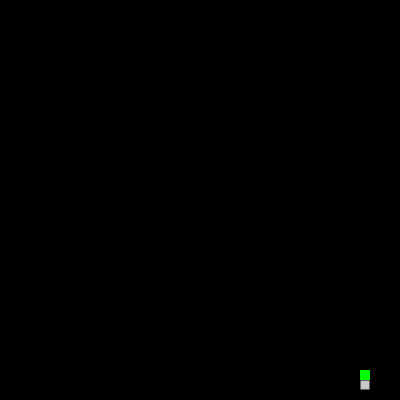
Frame 1 (no input)
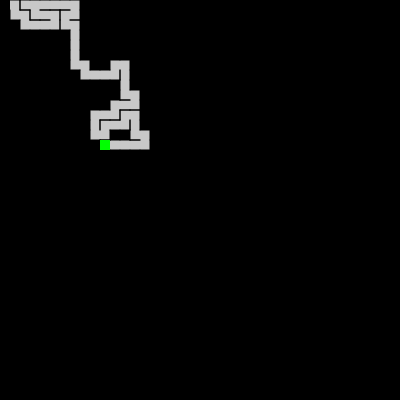
Frame 60 (no input)
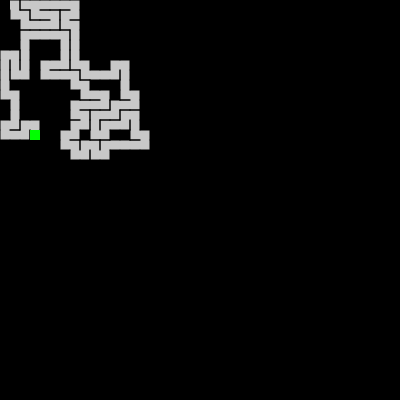
Frame 120 (the mouse pressed at the canvas centre since frame 60)

The p5.js sketch that drew these frames (run headless with seeded random() and noise() and a simulated clock; from frame 60 on, the mouse is pressed at the canvas centre):

// p5.js sketch
// ── sketch.js
let cells = [];
let dfs = null;
let ab = null;
let slider;
let slider2;

let state = "ab";
let speed = 1
let button;

let complete = false;
let buttonCreated = false;

function setup() {
  // put setup code here
  createCanvas(400, 400);

  slider = createSlider(0, 1, 0, 1);
  slider.position(window.outerWidth / 2 - 135, 410);
  slider.style('width', '80px');

  slider2 = createSlider(1, 10, 1, 1);
  slider2.position(window.outerWidth / 2, 410);
  slider2.style('width', '80px');

  button = document.createElement('a');
  button.download = 'maze';
  button.textContent = 'Download maze here!';
  button.style = "width: 150px; height: 60px; background-color: blue; color: white;margin: 0 0 0 250px; padding: 15px;"

  button.addEventListener('click', () => {
    button.href = canvas.toDataURL('image/png');
    URL.revokeObjectURL(button.href);
  });

  reset();
}

function draw() {
  // put drawing code here
  background(200);
  slider.position(window.outerWidth / 2 - 135, 410);
  slider2.position(window.outerWidth / 2, 410);

  for (let i = 0; i < 40; i++) {
    for (let j = 0; j < 40; j++) {
      cells[i][j].draw();
    }
  }

  for(let k = 0; k < speed; k++) {
    switch(state) {
      case "dfs":
        if (!dfs.complete)
          dfs.run();
        else
          complete = true;
        break;
      case "ab": 
        if (!ab.complete)
          ab.run();
        else
          complete = true;
        break;
    }
  }

  if(state == "dfs" && slider.value() == 1) {
    state = 'ab';
    reset();
  }
  else if(state == 'ab' && slider.value() == 0) {
    state = 'dfs';
    reset();
  }

  speed = slider2.value();

  if(complete && !buttonCreated) {
    document.body.append(button);
    buttonCreated = true;
  }
}

function reset() {
  for (let i = 0; i < 40; i++) {
    cells[i] = [];
    for (let j = 0; j < 40; j++) {
      cells[i][j] = new Cell(i, j, 10);
    }
  }

  if(state === "dfs") dfs = new depthFirstSearch(cells);
  if(state === 'ab' ) ab = new aldousBroder(cells);
  complete = buttonCreated = false;
  button.remove();
}
// ── aldousBroder.js
function aldousBroder(grid) {
  this.grid = grid;
  this.current = grid[Math.floor(Math.random() * 40)][Math.floor(Math.random() * 40)];
  this.current.visited = true;
  this.complete = false;

  this.run = function() {
    if(hasUnvisitedCells(this.grid)) {
      let neighbor = getRandomNeighbor(this.grid, this.current.x, this.current.y);

      while (neighbor == undefined)
        neighbor = getRandomNeighbor(this.grid, this.current.x, this.current.y);

      if(!neighbor.visited) {
        if (neighbor.x != this.current.x) {
          if (neighbor.x - this.current.x == -1) {
            this.current.carve('l');
            neighbor.carve('r');
          }
          else if (neighbor.x - this.current.x == 1) {
            this.current.carve('r');
            neighbor.carve('l');
          }
        }
        else if (neighbor.y != this.current.y) {
          if (neighbor.y - this.current.y == -1) {
            this.current.carve('t');
            neighbor.carve('b');
          }
          else if (neighbor.y - this.current.y == 1) {
            this.current.carve('b');
            neighbor.carve('t');
          }
        }

        neighbor.visited = true;
      }

      this.current = neighbor;
    }
    else 
      this.complete = true;

    fill(0, 255, 0);
    noStroke();
    rect(this.current.x * this.current.w, this.current.y * this.current.w, this.current.w, this.current.w);
  }
}

function hasUnvisitedCells(grid) {
  for(let i = 0; i < 40; i++)
    for(let j = 0; j < 40; j++)
      if(!grid[i][j].visited)
        return true;

  return false;
}

function getRandomNeighbor(grid, x, y) {
  switch (Math.floor(Math.random() * 4)) {
    case 0:
      // top
      if (y - 1 >= 0)
        return grid[x][y - 1];
      break;
    case 1:
      // right
      if (x + 1 < 40)
        return grid[x + 1][y];
      break;
    case 2:
      // bottom
      if (y + 1 < 40)
        return grid[x][y + 1];
      break;
    case 3:
      // left
      if (x - 1 >= 0)
        return grid[x - 1][y];
      break;
  }
}

// ── cell.js
function Cell(x, y, w) {
  this.x = x
  this.y = y;
  this.w = w;
  this.paths = [false, false, false, false];
  this.visited = false;

  this.draw = function () {
    if (!this.visited) {
      fill(0);
      noStroke();
      rect(this.x * this.w, this.y * this.w, this.w, this.w);
    }
    else {
      noFill();
      stroke(0, 0, 0, 255);

      for (let i = 0; i < 4; i++) {
        if (!this.paths[i]) {
          switch (i) {
            case 0: // top
              line(this.x * this.w, this.y * this.w, this.x * this.w + this.w, this.y * this.w)
              break;
            case 1: // right
              line(this.x * this.w + this.w, this.y * this.w, this.x * this.w + this.w, this.y * this.w + this.w)
              break;
            case 2: // bottom
              line(this.x * this.w, this.y * this.w + this.w, this.x * this.w + this.w, this.y * this.w + this.w)
              break;
            case 3: // left
              line(this.x * this.w, this.y * this.w, this.x * this.w, this.y * this.w + this.w)
              break;
          }
        }
      }
    }
  }

  this.carve = function (side) {
    switch (side) {
      case "t":
        this.paths[0] = true;
        break;
      case "r":
        this.paths[1] = true;
        break;
      case "b":
        this.paths[2] = true;
        break;
      case "l":
        this.paths[3] = true;
        break;
    }
  }
}
// ── depthFirstSearch.js
function depthFirstSearch(grid) {
  this.grid = grid;
  this.stack = []
  this.current = grid[0][0];
  this.stack.push(this.current);
  this.complete = false;

  this.run = function () {
    if(this.stack.length > 0) {
      this.current = this.stack.pop();

      if (hasUnvisitedNeighbor(this.grid, this.current)) {
        this.stack.push(this.current);

        let neighbor = getRandomUnvisitedNeighbor(this.grid, this.current.x, this.current.y);

        while(neighbor == undefined)
          neighbor = getRandomUnvisitedNeighbor(this.grid, this.current.x, this.current.y);

        if(neighbor.x != this.current.x) {
          if(neighbor.x - this.current.x == -1) {
            this.current.carve('l');
            neighbor.carve('r');
          }
          else if(neighbor.x - this.current.x == 1) {
            this.current.carve('r');
            neighbor.carve('l');
          }
        }
        else if(neighbor.y != this.current.y) {
          if(neighbor.y - this.current.y == -1) {
            this.current.carve('t');
            neighbor.carve('b');
          }
          else if(neighbor.y - this.current.y == 1) {
            this.current.carve('b');
            neighbor.carve('t');
          }
        }

        neighbor.visited = true;
        this.stack.push(neighbor);
      }
    }
    else 
      this.complete = true;

    fill(0, 255, 0);
    noStroke();
    rect(this.current.x * this.current.w, this.current.y * this.current.w, this.current.w, this.current.w);
  }
}

function hasUnvisitedNeighbor(grid, cell) {
  return getNeighbor(grid, cell.x, cell.y, 't') && !getNeighbor(grid, cell.x, cell.y, 't').visited ||
    getNeighbor(grid, cell.x, cell.y, 'r') && !getNeighbor(grid, cell.x, cell.y, 'r').visited ||
    getNeighbor(grid, cell.x, cell.y, 'b') && !getNeighbor(grid, cell.x, cell.y, 'b').visited ||
    getNeighbor(grid, cell.x, cell.y, 'l') && !getNeighbor(grid, cell.x, cell.y, 'l').visited;
}

function getNeighbor(grid, x, y, dir) {
  switch (dir) {
    case 't':
      if (y - 1 >= 0)
        return grid[x][y - 1];
      break;
    case 'r':
      if (x + 1 < 40)
        return grid[x + 1][y];
      break;
    case 'b':
      if (y + 1 < 40)
        return grid[x][y + 1];
      break;
    case 'l':
      if (x - 1 >= 0)
        return grid[x - 1][y];
      break;
  }
}

function getRandomUnvisitedNeighbor(grid, x, y) {
  switch (Math.floor(Math.random() * 4)) {
    case 0:
      // top
      if (y - 1 >= 0)
        if (!grid[x][y - 1].visited) {
          return grid[x][y - 1];
        }
      break;
    case 1:
      // right
      if (x + 1 < 40)
        if (!grid[x + 1][y].visited) {
          return grid[x + 1][y];
        }
      break;
    case 2:
      // bottom
      if (y + 1 < 40)
        if (!grid[x][y + 1].visited) {
          return grid[x][y + 1];
        }
      break;
    case 3:
      // left
      if (x - 1 >= 0)
        if (!grid[x - 1][y].visited) {
          return grid[x - 1][y];
        }
      break;
  }
}
